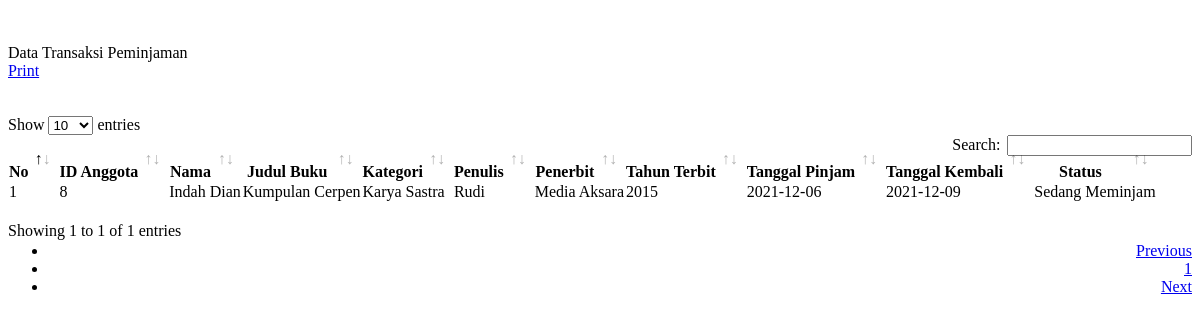
The page /pages/rp.php on the database its author committed.
### tables this page shows
CREATE TABLE `transaksi` (
  `id_transaksi` int(11) NOT NULL,
  `id_anggota` int(11) NOT NULL,
  `id_buku` int(11) NOT NULL,
  `tgl_pinjam` date NOT NULL,
  `tgl_kembali` date NOT NULL,
  `status_transaksi` varchar(50) NOT NULL
);

CREATE TABLE `anggota` (
  `id_anggota` int(11) NOT NULL,
  `nama` varchar(50) NOT NULL,
  `kelas` varchar(20) NOT NULL,
  `alamat` text NOT NULL,
  `no_tlp` varchar(20) NOT NULL
);

CREATE TABLE `buku` (
  `id_buku` int(11) NOT NULL,
  `judul` varchar(50) NOT NULL,
  `kategori` varchar(50) NOT NULL,
  `penulis` varchar(50) NOT NULL,
  `penerbit` varchar(50) NOT NULL,
  `th_terbit` varchar(20) NOT NULL,
  `status` varchar(50) NOT NULL
);

### pages/rp.php (the view, shortened to what this page needs)
<div id="page-wrapper">
    <div class="row">
            <div class="col-xs-12"><br><br>
                <div class="panel panel-info">
                    <div class="panel-heading">
                        Data Transaksi Peminjaman
                    </div>
                    <div class="panel-body">
                    <a href="pages/rp-cetak.php" target="_blank" class="btn btn-sm btn-info"><i class="fa fa-print"></i> Print</a><br><br><br>
                        <div class="table-responsive">
                        <table class="table table-striped table-bordered table-hover" id="tabel">
                            <thead>
                                <tr>
                                    <th>No</th>
                                    <th>ID Anggota</th>
                                    <th>Nama</th>
                                    <th>Judul Buku</th>
                                    <th>Kategori</th>
                                    <th>Penulis</th>
                                    <th>Penerbit</th>
                                    <th>Tahun Terbit</th>
                                    <th>Tanggal Pinjam</th>
                                    <th>Tanggal Kembali</th>
                                    <th>Status</th>
                                </tr>
                            </thead>
                            <tbody>
                                    <?php
                                    $no=1;
                                    $sql = mysqli_query($con,"SELECT * FROM transaksi INNER JOIN anggota ON anggota.id_anggota=transaksi.id_anggota INNER JOIN buku ON buku.id_buku=transaksi.id_buku WHERE status_transaksi='Sedang Meminjam'");
                                    while($d=mysqli_fetch_array($sql)) {
                                    ?>
                                <tr>
                                    <td><?= $no?></td>
                                    <td><?= $d['id_anggota']?></td>
                                    <td><?= $d['nama']?></td>
                                    <td><?= $d['judul']?></td>
                                    <td><?= $d['kategori']?></td>
                                    <td><?= $d['penulis']?></td>
                                    <td><?= $d['penerbit']?></td>
                                    <td><?= $d['th_terbit']?></td>
                                    <td><?= $d['tgl_pinjam']?></td>
                                    <td><?= $d['tgl_kembali']?></td>
                                    <td><?= $d['status_transaksi']?></td>
                                </tr>
                                    <?php $no++; } ?>
                            </tbody>
                        </table>
                        </div>
                    </div>
                </div>
            </div>
    </div>
</div>
<link href="assets/css/plugins/dataTables/dataTables.bootstrap4.min.css" rel="stylesheet">

### rows shown on the page
transaksi: id_anggota.id_anggota "8", id_anggota.nama "Indah Dian", id_buku.judul "Kumpulan Cerpen", id_buku.kategori "Karya Sastra", id_buku.penulis "Rudi", id_buku.penerbit "Media Aksara", id_buku.th_terbit "2015", tgl_pinjam "2021-12-06", tgl_kembali "2021-12-09", status_transaksi "Sedang Meminjam"
